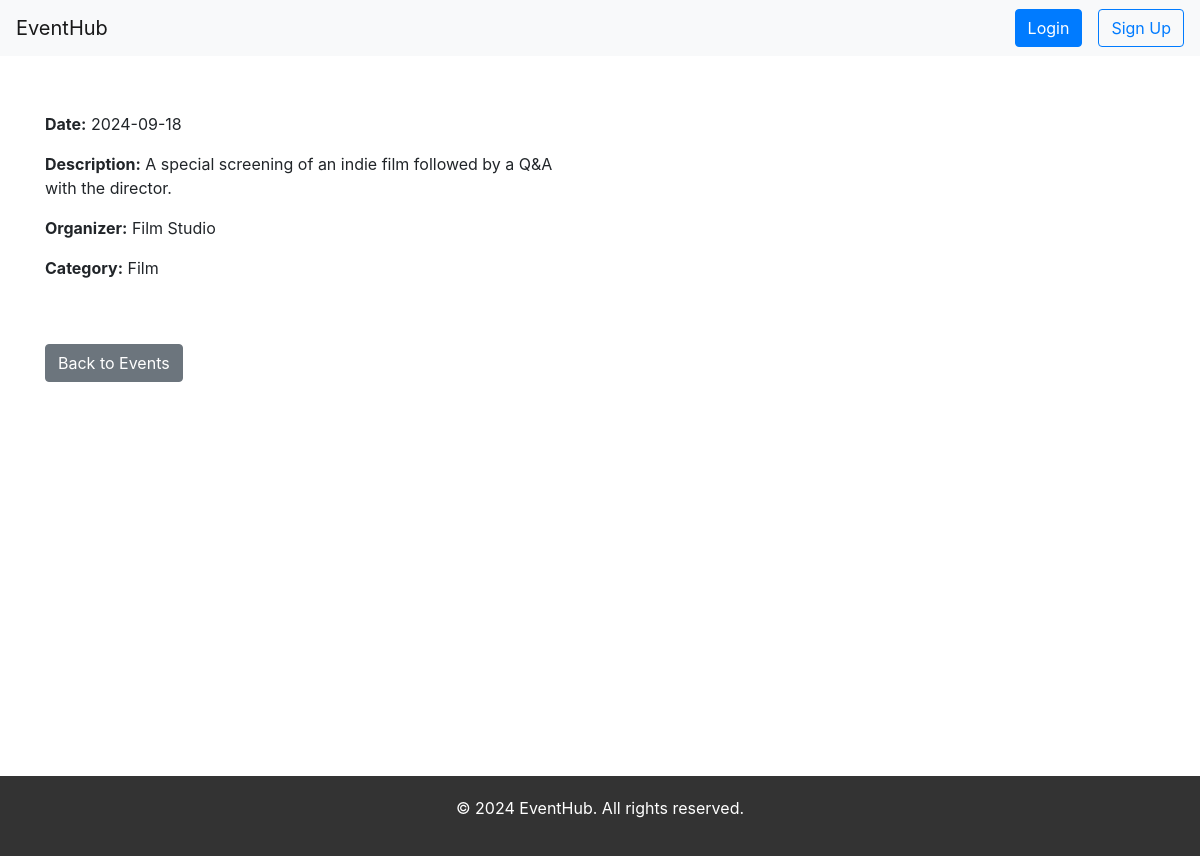
The app's page /event/7, older data.
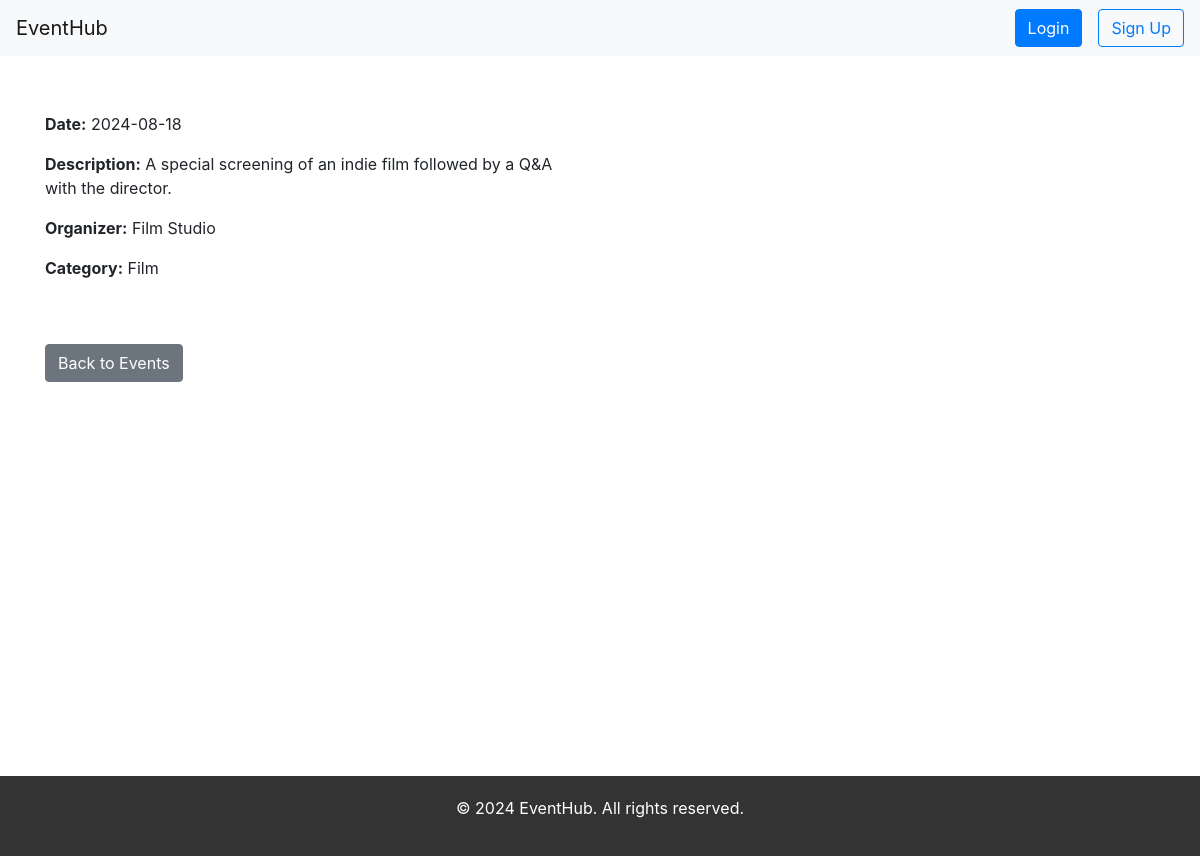
The same page, newer data.
### tables this page shows
CREATE TABLE events
                 (id INTEGER PRIMARY KEY AUTOINCREMENT, 
                  title TEXT NOT NULL, 
                  description TEXT NOT NULL,
                  organizer TEXT NOT NULL, 
                  category TEXT,
                  date TEXT NOT NULL,
                  created_at TEXT DEFAULT (datetime('now')),
                  image_url TEXT);

### app.py (the view, shortened to what this page needs)
@app.route('/event/<int:event_id>', methods=['GET', 'POST'])
def event_detail(event_id):
    conn = sqlite3.connect('database/events.db')
    conn.row_factory = sqlite3.Row  # Access rows as dictionaries
    is_admin = False
    feedback_submitted = False
    c = conn.cursor()
    c.execute("SELECT * FROM events WHERE id = ?", (event_id,))
    event = c.fetchone()
    if not event:
        conn.close()
        return "Event not found", 404
    current_date = datetime.now().strftime('%Y-%m-%d')
    is_completed = event['date'] < current_date
    user_id = session.get('user_id')
    user = None
    is_participated = False
    if user_id:
        c.execute("SELECT * FROM participation WHERE user_id = ? AND event_id = ?", (user_id, event_id))
        is_participated = bool(c.fetchone())
    feedback_list = []
    conn.close()
    registered = session.pop('registered', False)
    return render_template('event.html',
                           event=dict(event),
                           is_participated=is_participated,
                           is_completed=is_completed,
                           user=dict(user) if user else None,
                           registered=registered,
                           is_admin=is_admin,
                           feedback_submitted=feedback_submitted,
                           feedback_list=feedback_list)

### templates/event.html (shortened to what this page needs)
{% extends "base.html" %}  {% block content %}
<div class="container">
  <div class="row my-5">
    <div class="col-md-6">
      <p><strong>Date:</strong> {{ event['date'] }}</p>
      <p><strong>Description:</strong> {{ event['description'] }}</p>
      <p><strong>Organizer:</strong> {{ event['organizer'] }}</p>
      <p><strong>Category:</strong> {{ event['category'] }}</p>
    </div>
    <div class="col-md-6">
    </div>
  </div>
  <div class="d-flex justify-content-between my-3">
    <a href="{{ url_for('home') }}" class="btn btn-secondary">Back to Events</a>
  </div>
</div>
<div class="toast-container position-fixed bottom-0 end-0 p-3">
</div>
 {% endblock %}

### templates/base.html (shortened to what this page needs)
<!DOCTYPE html>
<html lang="en">
  <head>
    <link
      rel="stylesheet"
      href="https://stackpath.bootstrapcdn.com/bootstrap/4.5.2/css/bootstrap.min.css"
    />
  </head>
  <body>
    <nav class="navbar navbar-expand-lg navbar-light bg-light">
      <a class="navbar-brand" href="{{ url_for('index') }}">EventHub</a>
      <div class="collapse navbar-collapse" id="navbarNav">
        <ul class="navbar-nav ml-auto">
          {% if 'username' in session %}
          <li class="nav-item mr-3">
            <a class="btn btn-outline-danger" href="{{ url_for('logout') }}"
              >Logout</a
            >
          </li>
          {% else %}
          <li class="nav-item mr-3">
            <a class="btn btn-primary" href="{{ url_for('login') }}">Login</a>
          </li>
          <li class="nav-item">
            <a class="btn btn-outline-primary" href="{{ url_for('signup') }}"
              >Sign Up</a
            >
          </li>
          {% endif %}
        </ul>
      </div>
    </nav>
    <div class="wrapper">
      <div class="content flex-grow-1">
        {% block content %}{% endblock %}
      </div>
      <footer class="footer">
        <div class="container">
          <p>&copy; 2024 EventHub. All rights reserved.</p>
        </div>
      </footer>
    </div>
  </body>
</html>

### templates/base.html (style rules this page uses)
html, body { height: 100%; }
.wrapper { display: flex; flex-direction: column; min-height: 100vh; }
.footer { background-color: #333; color: white; padding: 20px 0; text-align: center; width: 100%; }

Row changes from the older to the newer data that the page shows:
changed events "A special screening of an indie film followed by a Q&A with the director.": date "2024-09-18" → "2024-08-18"
